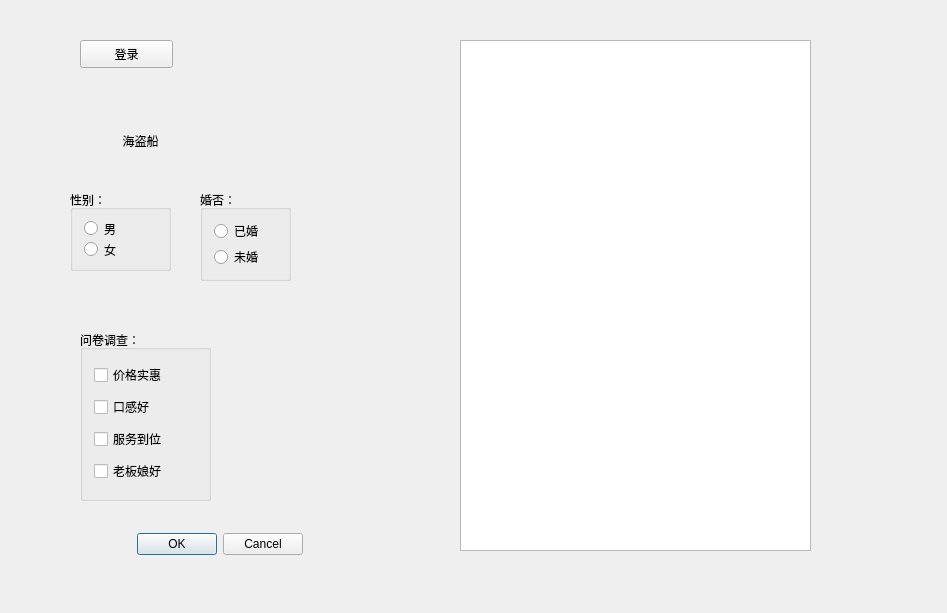
<?xml version="1.0" encoding="UTF-8"?>
<ui version="4.0">
 <class>Widget</class>
 <widget class="QWidget" name="Widget">
  <property name="geometry">
   <rect>
    <x>0</x>
    <y>0</y>
    <width>947</width>
    <height>613</height>
   </rect>
  </property>
  <property name="windowTitle">
   <string>Widget</string>
  </property>
  <widget class="QPushButton" name="pushButton">
   <property name="geometry">
    <rect>
     <x>80</x>
     <y>40</y>
     <width>93</width>
     <height>28</height>
    </rect>
   </property>
   <property name="text">
    <string>登录</string>
   </property>
   <property name="icon">
    <iconset resource="Image/res.qrc">
     <normaloff>:/OnePiece.png</normaloff>:/OnePiece.png</iconset>
   </property>
   <property name="iconSize">
    <size>
     <width>30</width>
     <height>30</height>
    </size>
   </property>
  </widget>
  <widget class="QToolButton" name="toolButton">
   <property name="geometry">
    <rect>
     <x>70</x>
     <y>100</y>
     <width>141</width>
     <height>81</height>
    </rect>
   </property>
   <property name="text">
    <string>海盗船</string>
   </property>
   <property name="icon">
    <iconset resource="Image/res.qrc">
     <normaloff>:/Sunny.jpg</normaloff>:/Sunny.jpg</iconset>
   </property>
   <property name="iconSize">
    <size>
     <width>40</width>
     <height>40</height>
    </size>
   </property>
   <property name="toolButtonStyle">
    <enum>Qt::ToolButtonTextBesideIcon</enum>
   </property>
   <property name="autoRaise">
    <bool>true</bool>
   </property>
  </widget>
  <widget class="QGroupBox" name="groupBox">
   <property name="geometry">
    <rect>
     <x>70</x>
     <y>190</y>
     <width>101</width>
     <height>81</height>
    </rect>
   </property>
   <property name="title">
    <string>性别：</string>
   </property>
   <layout class="QVBoxLayout" name="verticalLayout">
    <item>
     <widget class="QRadioButton" name="rBtnMan">
      <property name="text">
       <string>男</string>
      </property>
     </widget>
    </item>
    <item>
     <widget class="QRadioButton" name="rBtnWoman">
      <property name="text">
       <string>女</string>
      </property>
     </widget>
    </item>
   </layout>
  </widget>
  <widget class="QGroupBox" name="groupBox_2">
   <property name="geometry">
    <rect>
     <x>200</x>
     <y>190</y>
     <width>91</width>
     <height>91</height>
    </rect>
   </property>
   <property name="title">
    <string>婚否：</string>
   </property>
   <layout class="QVBoxLayout" name="verticalLayout_2">
    <item>
     <widget class="QRadioButton" name="radioButton_3">
      <property name="text">
       <string>已婚</string>
      </property>
     </widget>
    </item>
    <item>
     <widget class="QRadioButton" name="radioButton_4">
      <property name="text">
       <string>未婚</string>
      </property>
     </widget>
    </item>
   </layout>
  </widget>
  <widget class="QGroupBox" name="groupBox_3">
   <property name="geometry">
    <rect>
     <x>80</x>
     <y>330</y>
     <width>131</width>
     <height>171</height>
    </rect>
   </property>
   <property name="title">
    <string>问卷调查：</string>
   </property>
   <layout class="QVBoxLayout" name="verticalLayout_3">
    <item>
     <widget class="QCheckBox" name="checkBox">
      <property name="text">
       <string>价格实惠</string>
      </property>
     </widget>
    </item>
    <item>
     <widget class="QCheckBox" name="checkBox_2">
      <property name="text">
       <string>口感好</string>
      </property>
     </widget>
    </item>
    <item>
     <widget class="QCheckBox" name="checkBox_3">
      <property name="text">
       <string>服务到位</string>
      </property>
     </widget>
    </item>
    <item>
     <widget class="QCheckBox" name="cBox">
      <property name="text">
       <string>老板娘好</string>
      </property>
      <property name="tristate">
       <bool>true</bool>
      </property>
     </widget>
    </item>
   </layout>
  </widget>
  <widget class="QDialogButtonBox" name="buttonBox">
   <property name="geometry">
    <rect>
     <x>110</x>
     <y>530</y>
     <width>193</width>
     <height>28</height>
    </rect>
   </property>
   <property name="standardButtons">
    <set>QDialogButtonBox::Cancel|QDialogButtonBox::Ok</set>
   </property>
  </widget>
  <widget class="QListWidget" name="listWidget">
   <property name="geometry">
    <rect>
     <x>460</x>
     <y>40</y>
     <width>351</width>
     <height>511</height>
    </rect>
   </property>
  </widget>
 </widget>
 <layoutdefault spacing="6" margin="11"/>
 <resources>
  <include location="Image/res.qrc"/>
 </resources>
 <connections/>
</ui>
